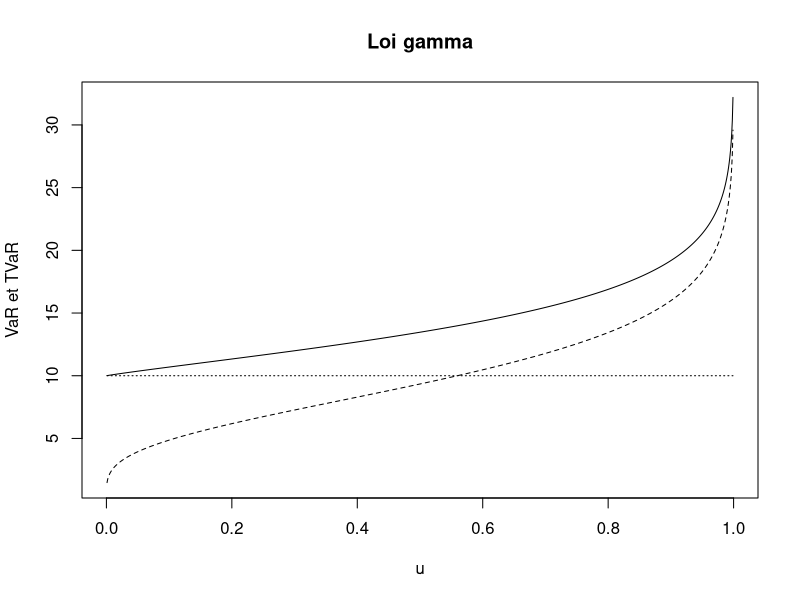
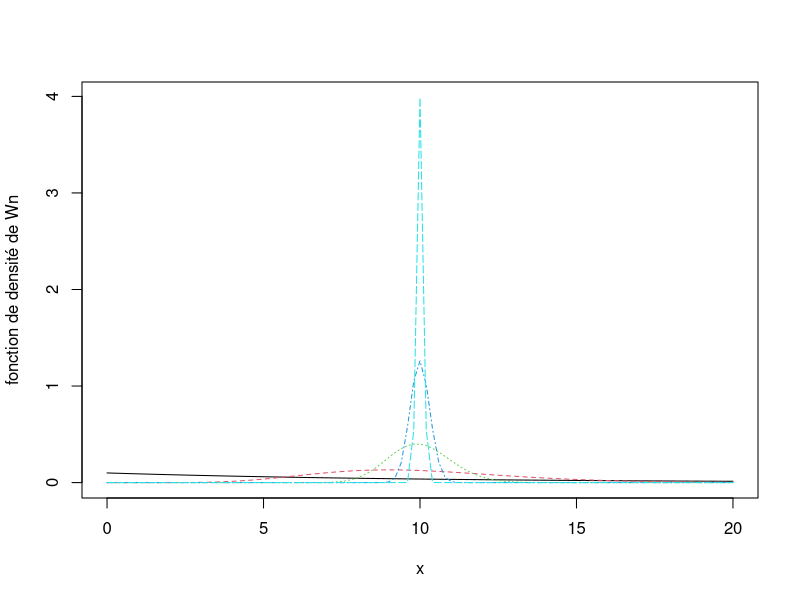
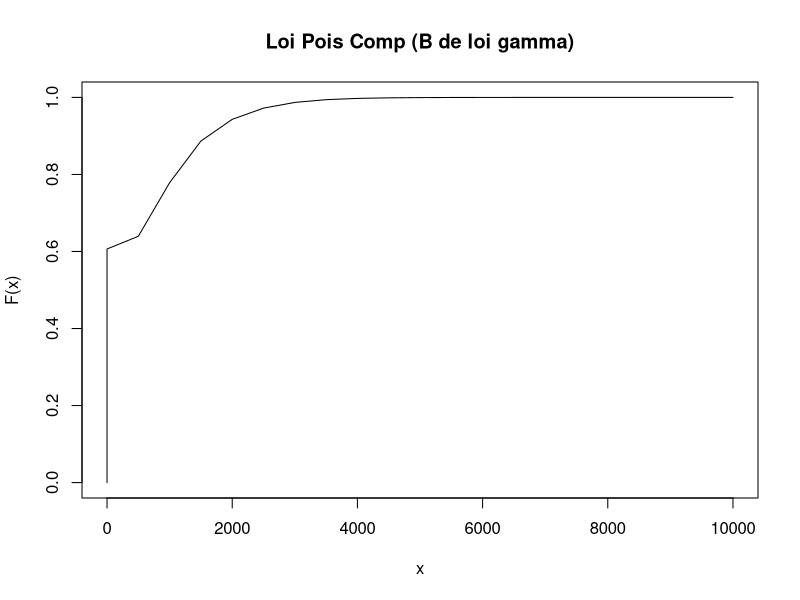
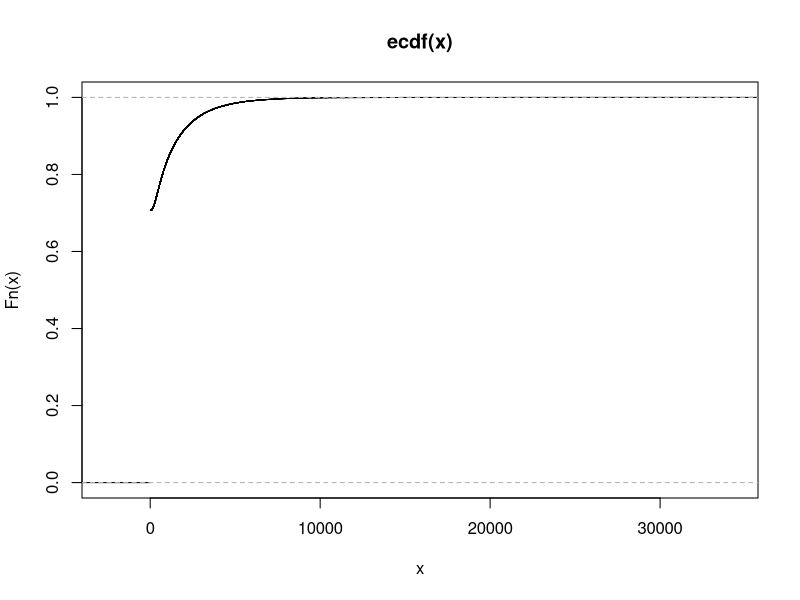
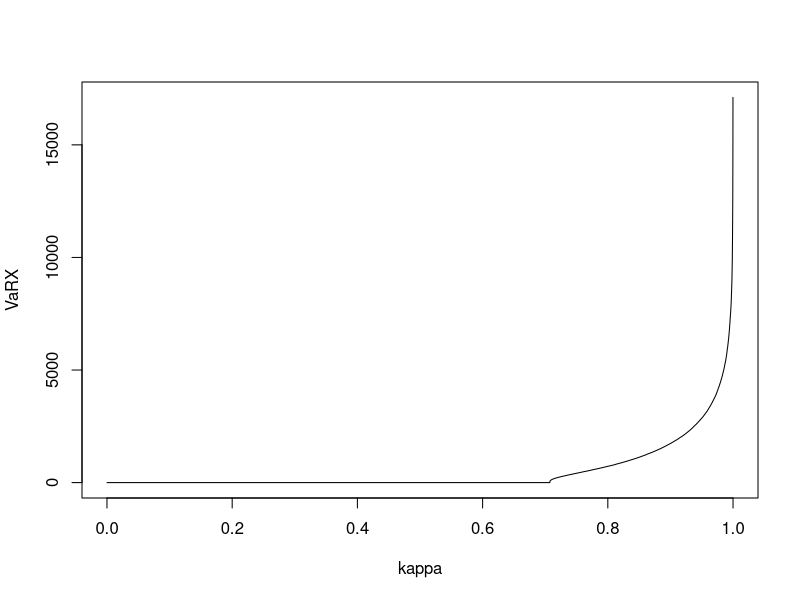
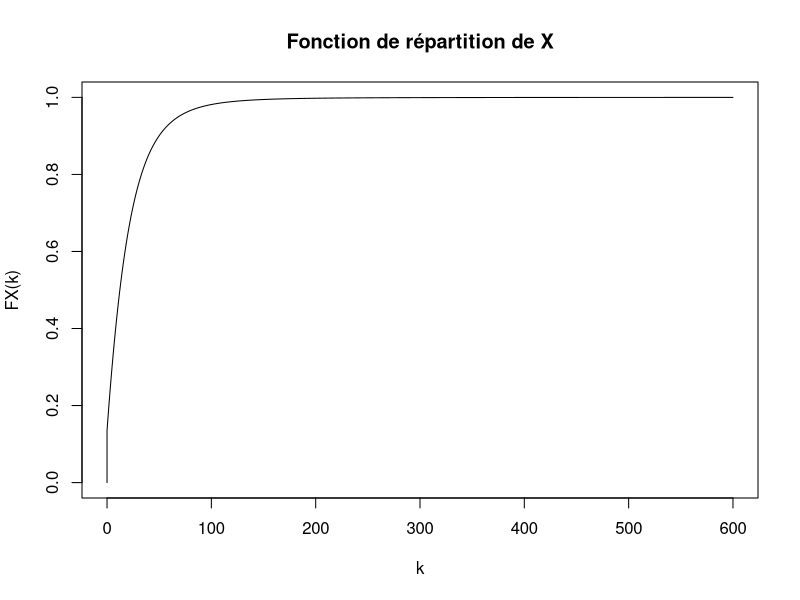
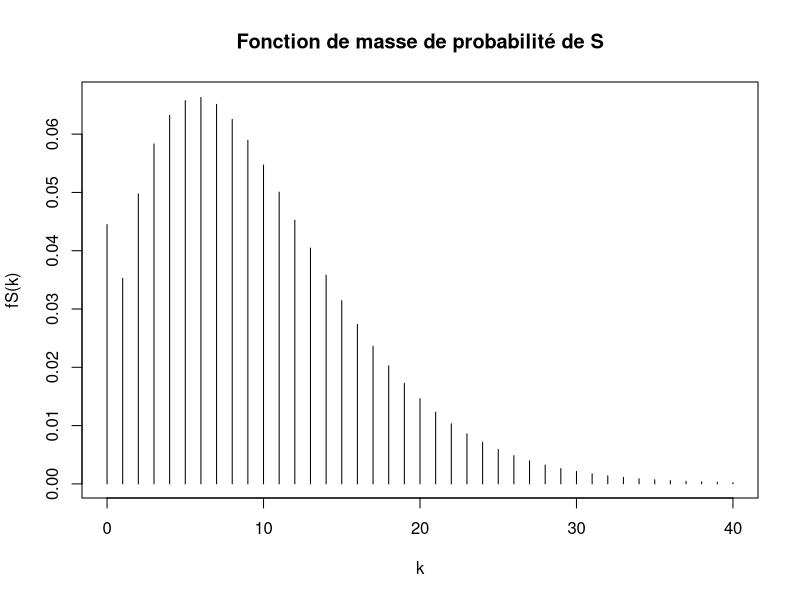

Recreate these plots in R, in order.
## ---- chunk 1
# Loi gamma
#
alp<-5
bet<-1/2
vu<-(1:999)/1000
VaRX<-qgamma(vu,alp,bet)
EX<-alp/bet
vEX<-rep(EX,999)
TVaRX<-EX*(1-pgamma(VaRX,alp+1,bet))/(1-vu)
matplot(vu,cbind(TVaRX,VaRX,vEX),type="l",main="Loi gamma",xlab="u",ylab="VaR et TVaR", col=rep(1,3))

## ---- chunk 2
#
# Loi binomiale
#
qq<-0.0017
bb<-100000
EX<-bb*qq
EX
kap<-0.995
VaRX<-bb*qbinom(kap,1,qq)
VaRX
TVaRX<-EX/(1-kap)
TVaRX
vn<-c(1,10,100,1000,10000,100000,1000000)
vVaRN<-qbinom(kap,vn,qq)
vVaRN
vVaRS<-bb*vVaRN
vVaRS
nono<-length(vn)
vTVaRN<-rep(0,nono)
for (i in 1:nono)
{
 vk<-0:vn[i]
 partie1<-sum(vk*dbinom(vk,vn[i],qq)*1*(vk>vVaRN[i]))
 partie2<-vVaRN[i]*(pbinom(vVaRN[i],vn[i],qq)-kap)
 vTVaRN[i]<-(partie1+partie2)/(1-kap) 
}
cbind(kap,vVaRN,vTVaRN)
vTVaRS<-bb*vTVaRN
round(cbind(vn,vVaRS/vn,vTVaRS/vn,TVaRX-vTVaRS/vn),2)
round(cbind(vn,vVaRS/vn,vTVaRS/vn,TVaRX-vTVaRS/vn),2)

## ---- chunk 3
# Aggrégation des coûts par contrat
# Loi de Xi : exponentielle(bet)
# nb de contrats : n
# Sn = coûts totaux pour n contrats
# Wn = coûts par contrat pour un ptf de n contrats
# Loi de Sn : gamma(n,bet)
# Loi de Wn : gamma(n,bet*n)
bet<-1/10
vn<-10^(0:4)
vx<-(0:100)/5
matfWn<-matrix(0,101,5)
for (i in (1:5))
{
 matfWn[,i]<-dgamma(vx,vn[i],bet*vn[i])
}
matplot(vx,matfWn,type="l",xlab="x",ylab="fonction de densité de Wn")


## ---- chunk 4
# générateur de réalisations U(j) de la v.a. U \sim Unif(0,1)
#
aa<-41358 
mm<-2^31-1
x0<-2017
nn<-1000000
vx<-rep(0,nn)
vx[1]<-(aa*x0)%%mm
for (i in 2:nn)
{
 vx[i]<-(aa*vx[i-1])%%mm
}
 #cbind(1:nn,vx,vx/mm)
vU<-vx/mm
v1<-vU[1:(nn-1)]
v2<-vU[2:nn]
#plot(v1,v2)
mean(vU)
mean(qexp(vU))
mean(qgamma(vU,2,1/5))
# 
#


## ---- chunk 5
# somme de 2 v.a. indépendantes
#
# loi de X1: gamma(a1,bet)
# loi de X2: gamma(a2,bet)
a1<-2.5
a2<-1.5
bet<-1/10
nsim<-10^6
set.seed(2017)
matU<-matrix(runif(nsim*2),nsim,2,byrow=T)
#matU
X1<-qgamma(matU[,1],a1,bet)
X2<-qgamma(matU[,2],a2,bet)
matX<-cbind(X1,X2)
S<-X1+X2
#cbind(1:nsim,X1,X2,S)
mean(S)
mean(1*(S>50))
quantile(S,c(0.5,0.9),type=1)
EX1<-a1/bet
EX2<-a2/bet
ES<-EX1+EX2
ES
xx<-50
mean(1*(S>xx))
1-pgamma(xx,a1+a2,bet)
xx<-100
mean(1*(S>xx))
1-pgamma(xx,a1+a2,bet)
kap<-c(0.5,0.9,0.99,0.999)
quantile(S,kap,type=1)
qgamma(kap,a1+a2,bet)
kap1<-0.99999
VaRSapp<-quantile(S,kap1,type=1)
TVaRSapp<-sum(S*1*(S>VaRSapp))/nsim/(1-kap1)
VaRS<-qgamma(kap1,a1+a2,bet)
TVaRS<-ES*(1-pgamma(VaRS,a1+a2+1,bet))/(1-kap1)
c(kap1,VaRSapp,VaRS,TVaRSapp,TVaRS)

## ---- chunk 6
# Lyon
# A2017
# Cours Lundi 2017-11-06
# Loi Poisson composée avec sinistre individuel de loi gamma
# Loi de M : Poisson 
lambda=0.5
EM<-lambda
VarM<-lambda
# Loi de B : Gamma
alp<-5
bet<-1/200
EB<-alp/bet
VarB<-EB/bet
#
EX<-EM*EB
VarX<-EM*VarB+VarM*(EB^2)
EX
VarX
#
# Fonction de répartition de X
#
Fpoisgamma<-function(x,la,aa,bb,kmax=1000)
{
 p0<-dpois(0,la)
 vk<-1:kmax
 pk<-dpois(vk,la)
 vprob<-pgamma(x,aa*vk,bb)
 FX<-p0+sum(pk*vprob)
 return(FX)
}
Fpoisgamma(x=3200,la=lambda,aa=alp,bb=bet,kmax=1000)
vx<-(0:20)*500
long<-length(vx)
vFx<-rep(0,long)
for(i in 1:long)
{
 vFx[i]<-Fpoisgamma(x=vx[i],la=lambda,aa=alp,bb=bet,kmax=1000)
}
plot(c(0,vx),c(0,vFx),type="l",xlab="x",ylab="F(x)",main="Loi Pois Comp (B de loi gamma)")
#
# VaR et TVaR
#
# on utilise cette approche pour kappa > F_X(0)
Fpoisgamma(0,la=lambda,aa=alp,bb=bet,kmax=1000)
kappa<-0.9999
f<-function(x) abs(Fpoisgamma(x,la=lambda,aa=alp,bb=bet,kmax=1000)-kappa)
res<-optimize(f, c(0,10000),tol=0.000000001)
res
VaRX<-res$minimum
Fpoisgamma(VaRX,la=lambda,aa=alp,bb=bet,kmax=1000)
TVaRpoisgamma<-function(u,la,aa,bb,kmax=1000,bornes=c(0,10000))
{
 kappa<-u
 f<-function(x) abs(Fpoisgamma(x,la=lambda,aa=alp,bb=bet,kmax=1000)-kappa)
 res<-optimize(f, bornes,tol=0.000000001)
 VaR<-res$minimum
 vk<-1:kmax
 pk<-dpois(vk,la)
 vEtronc<-(1-pgamma(VaR,aa*vk+1,bb))*aa/bb*(vk)
 TVaR<-sum(pk*vEtronc)/(1-u)
 return(c(VaR,TVaR))
}
TVaRpoisgamma(0.9999,la=lambda,aa=alp,bb=bet,kmax=1000,bornes=c(0,10000))
## ---- chunk 7
# Loi Binomiale négative composée (sinistres de loi lognormale)
# loi de M: binomiale négative
rr<-0.5
qq<-0.5
EM<-rr*(1-qq)/qq
VarM<-EM/qq
# Loi de B : LNormale
mu<-log(1000)-0.32
sig<-0.8
EB<-exp(mu+(sig^2)/2)
EB2<-exp(2*mu+2*(sig^2))
VarB<-EB2-(EB^2)
# X:
EX<-EM*EB
VarX<-EM*VarB+VarM*(EB^2)
EX
VarX
# Simulons :
set.seed(2017)
nsim<-100000
vM<-rep(0,nsim)
vX<-rep(0,nsim)
for(i in 1:nsim)
{
 U<-runif(1)
 vM[i]<-qnbinom(U,rr,qq)
 if (vM[i]>0) 
 {
 vU<-runif(vM[i])
 vX[i]<-sum(qlnorm(vU,mu,sig))
 }
}
#cbind(vM,vX)
plot.ecdf(vX)
vkap<-(1:9999)/10000
VaRX<-quantile(vX,prob=vkap,type=1)
plot(vkap,VaRX,type="l",xlab="kappa",ylab="VaRX")
## ---- chunk 8
# Lyon
# A2017
# Cours Mardi 2017-11-06
# 
# Algorithme de Panjer
#
# Fonction
#
panjer.poisson<-function(lam,ff,smax)
{
 aa<-0
 bb<-lam
 ll<-length(ff)
 ffs<-exp(lam*(ff[1]-1))
 ff<-c(ff,rep(0,smax-ll+1))
 for (i in 1 :smax)
 {
 j<-i+1
 ffs<-c(ffs,(1/(1-aa*ff[1]))*sum(ff[2 :j]*ffs[i :1]*(bb*(1 :i)/i+aa)))
 }
 return(ffs)
}
#
# Pareto
ppareto<-function(x,aa,la)
{
 FF<-1-((la/(la+x))^aa)
 return(FF)
}
ppareto(0:10,aa=2,la=5)
# Utilisation de l'algo de Panjer
#
# loi de X : Poisson composée 
# loi de M : Poisson
# paramètre de la loi de Poisson : lambda
# représentation de X : X = \sum_{k=1}^M B_k
# fmp de B : fB
# fmp de X : fX
#
#
alphaP<-3
lambdaP<-20
vk<-1:10000
fB<-c(0,ppareto(vk,aa=alphaP,la=lambdaP)-ppareto(vk-1,aa=alphaP,la=lambdaP))
sum(fB)
lambda<-2
EM<-lambda
EB<-sum(fB*c(0,vk))
EB2<-sum(fB*c(0,vk^2))
EX<-EM*EB
VarX<-lambda*EB2
EM
EB
EX
VarX
#
fX<-panjer.poisson(lam=lambda,ff=fB,smax=18000)
# 
# Vérifications
sum(fX)
# 
EXv<-sum((0:18000)*fX)
EX2v<-sum(((0:18000)^2)*fX)
VarXv<-EX2v-(EXv^2)
c(EX,EXv)
c(VarX,VarXv)
# FX
FX<-cumsum(fX)
plot(c(0,0:600),c(0,FX[1:601]),type="l",xlab="k",ylab="FX(k)",main="Fonction de répartition de X")
# prime stop-loss
long<-length(FX)-1
vk<-0:long
k<-100
SL<-sum(pmax(vk-k,0)*fX)
SL
#
# VaR
#
FX[1:10]
kap<-0.00001
kap
VaRX.1<-sum((FX<kap)*1)
VaRX.2<-min(vk[(FX>=kap)])
VaRX.1
VaRX.2
VaRX<-VaRX.2
EXtron<-sum(vk*fX*(vk>VaRX))
TVaRX<-(EXtron+VaRX*(FX[1+VaRX]-kap))/(1-kap)
c(kap,VaRX,TVaRX)
c(EX,VarX)
## ---- chunk 9
# Lyon
# A2017
# Cours Mardi 2017-11-06
# 
# FFT = Transformée de Fourier rapide
#
# ------ Exercice de réchauffement - Approche naïve -------
f1<-c(0.3,0.4,0.2,0.1)
nbim<-1i
vk<-0:3
f1
sum(f1)
#
f1t<-rep(0,4)
# construction
for (j in 0:3)
{
 f1t[j+1]<-sum(exp(nbim*2*pi*vk*j/4)*f1)
}
f1t
f1v<-rep(0,4)
# inversion
for (k in 0:3)
{
 f1v[k+1]<-(1/4)*sum(exp(-nbim*2*pi*vk*k/4)*f1t)
}
Re(f1v)
# ----- Exercice pour s'amuser un peu -------
f1<-c(0.3,0.4,0.2,0.1)
f2<-c(0.2,0.5,0.25,0.05)
nn<-8
f1c<-c(f1,rep(0,4))
f2c<-c(f2,rep(0,4))
nbim<-1i
vk<-0:(nn-1)
f1c
sum(f1c)
f2c
sum(f2c)
#
f1t<-rep(0,nn)
f2t<-rep(0,nn)
# construction
for (j in 0:(nn-1))
{
 f1t[j+1]<-sum(exp(nbim*2*pi*vk*j/nn)*f1c)
 f2t[j+1]<-sum(exp(nbim*2*pi*vk*j/nn)*f2c)
}
fst<-f1t*f2t
cbind(f1t,f2t,fst)
fsv<-rep(0,nn)
# inversion
for (k in 0:(nn-1))
{
 fsv[k+1]<-(1/nn)*sum(exp(-nbim*2*pi*vk*k/nn)*fst)
}
fs<-rep(0,nn)
for (k in 1:nn)
{
 fs[k]<-sum(f1c[1:k]*f2c[k:1])
}
cbind(0:(nn-1),round(Re(fsv),6),fs)
2^15
# ----------- Exercice Poisson composée -----------
#
# Pareto continue
ppareto<-function(x,aa,la)
{
 FF<-1-((la/(la+x))^aa)
 return(FF)
}
ppareto(0:10,aa=2,la=5)
#
# loi de X : Poisson composée 
# loi de M : Poisson
# paramètre de la loi de Poisson : lambda
# représentation de X : X = \sum_{k=1}^M B_k
# fmp de B : fB
# fmp de X : fX
#
#
alphaP<-3
lambdaP<-20
vk<-1:10000
# définition du vecteur fB (fonction de masses de prob de la v.a. B)
fB<-c(0,ppareto(vk,aa=alphaP,la=lambdaP)-ppareto(vk-1,aa=alphaP,la=lambdaP))
sum(fB)
# paramètre de la loi Poisson
lambda<-2
# calculs
EM<-lambda
EB<-sum(fB*c(0,vk))
EB2<-sum(fB*c(0,vk^2))
EX<-EM*EB
VarX<-lambda*EB2
EM
EB
EX
VarX
#
# - On utilise FFT
nn<-2^15
nn
long<-length(fB)
# On ajoute des "0"
fBc<-c(fB,rep(0,nn-long))
# On utilise fft pour calculer les valeurs de la fn caractéristique de B
fBt<-fft(fBc)
# on calculer les valeurs de la fn caractéristique de X 
fXt<-exp(lambda*(fBt-1))
# on inverse avec fft pour calculer les valeurs de fX
fX<-Re(fft(fXt,inverse=TRUE)/nn)
# 
# Vérifications
sum(fX)
# 
EXv<-sum((0:18000)*fX)
EX2v<-sum(((0:18000)^2)*fX)
VarXv<-EX2v-(EXv^2)
c(EX,EXv)
c(VarX,VarXv)
## ---- chunk 10
# Lyon
# A2017
# Cours Mercredi 2017-11-08
#
# But : calculer Pr(N=k) où N=M1+M2
# (M1,M2) obéit à une loi Poisson bivariée Teicher
# 2 options : FFt ou Panjer
# important : les valeurs calculées sont exactes
#
# Algorithme de Panjer
#
# Fonction
#
panjer.poisson<-function(lam,ff,smax)
{
 aa<-0
 bb<-lam
 ll<-length(ff)
 ffs<-exp(lam*(ff[1]-1))
 ff<-c(ff,rep(0,smax-ll+1))
 for (i in 1 :smax)
 {
 j<-i+1
 ffs<-c(ffs,(1/(1-aa*ff[1]))*sum(ff[2 :j]*ffs[i :1]*(bb*(1 :i)/i+aa)))
 }
 return(ffs)
}
#
# Loi Poisson Bivariée Teicher
#
la1<-2
la2<-3
al0<-1
mm<-2^10
EN<-la1+la2
CovM1M2<-al0
VarN<-la1+la2+2*CovM1M2
# option #1 : FFT
fB<-rep(0,mm)
fB[2]<-1
fBt<-fft(fB)
fNt<-exp((la1-al0)*(fBt-1))*exp((la2-al0)*(fBt-1))*exp(al0*(fBt^2-1))
fN<-Re(fft(fNt,inverse=TRUE)/mm)
sum(fN)
vk<-0:(mm-1)
ENv<-sum(vk*fN)
EN2v<-sum((vk^2)*fN)
VarNv<-EN2v-(ENv^2)
c(EN,ENv)
c(VarN,VarNv)
# option #2 : Panjer
laN<-la1+la2-al0
fC1<-(la1+la2-2*al0)/laN
fC2<-al0/laN
fC<-c(0,fC1,fC2)
fNpanjer<-panjer.poisson(lam=laN,ff=fC,smax=1000)
sum(fNpanjer)
vk<-0:(mm-1)
ENw<-sum(vk*fN)
EN2w<-sum((vk^2)*fN)
VarNw<-EN2w-(ENw^2)
c(EN,ENv,ENw)
c(VarN,VarNv,VarNw)
round(cbind(0:30,fN[1:31],fNpanjer[1:31]),6)
## ---- chunk 11
# Lyon
# A2017
# Cours Mercredi 2017-11-08
#
# Loi de (X_1,X_2) : binomiale composée bivariée
# Loi de B1 : discrètes
# Loi de B2 : discrètes
# S = X_1 + X_2
# But : calculer Pr(S=k) où N=M1+M2
# 1 option présentéee : FFt
# important : les valeurs calculées sont exactes
#
p00<-0.7
p10<-0.15
p01<-0.05
p11<-0.1
p00+p01+p10+p11
nn<-10
q1<-p10+p11
q2<-p01+p11
q1
q2
EM1<-nn*q1
EM2<-nn*q2
mm<-2^10
vk<-0:(mm-1)
fB1<-dpois(vk,2)
fB2<-dnbinom(vk,1.5,1/3)
EB1<-2
EB2<-1.5*(1-1/3)/(1/3)
EX1<-EM1*EB1
EX2<-EM2*EB2
ES<-EX1+EX2
ES
fB1t<-fft(fB1)
fB2t<-fft(fB2)
fSt<-(p00+p10*fB1t+p01*fB2t+p11*fB1t*fB2t)^nn
fS<-Re(fft(fSt,inverse=TRUE)/mm)
sum(fS)
ESv<-sum(vk*fS)
ES
ESv
plot(0:40,fS[1:41],type="h",xlab="k",ylab="fS(k)",main="Fonction de masse de probabilité de S")
